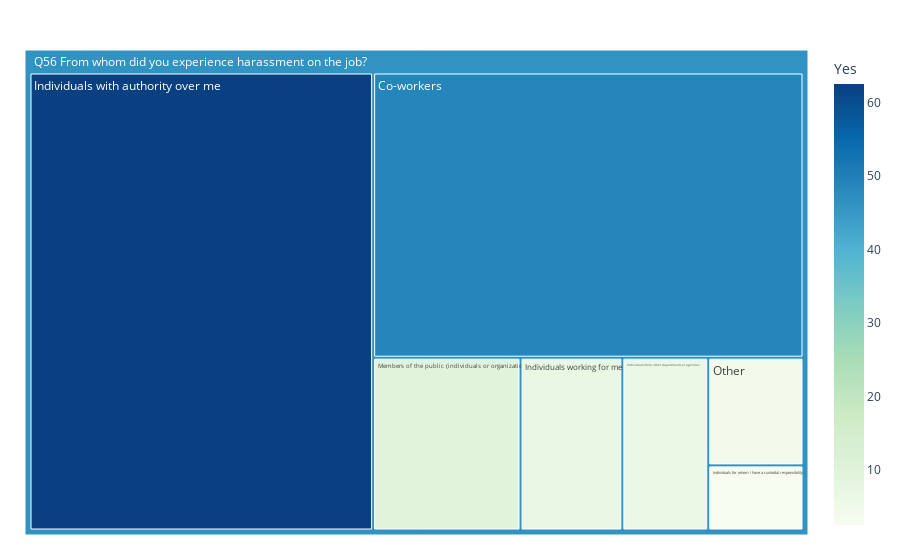

Write notebook code for a chart like this one.
### Code cell
fig = px.treemap(df_tree_map, path=[px.Constant(" Q56 From whom did you experience harassment on the job?"), 
                                    'SOURCE'], values='Yes', color='Yes'
                                    ,color_continuous_scale='GnBu')
fig.update_layout(margin = dict(t=50, l=25, r=25, b=25))
fig.show()
# plt.bar(df_tree_map['SOURCE'], df_tree_map['Yes'])
# plt.xticks(rotation=90)

### Figure 1 — Plotly figure (JSON) as saved in the notebook; plotly's stock layout.template omitted (floating-point values rounded to 4 significant figures)
{"data": [{"branchvalues": "total", "customdata": [[48.78], [2.464], [5.901], [62.55], [6.993], [10.12], [4.076], [46.15]], "domain": {"x": [0, 1], "y": [0, 1]}, "hovertemplate": "labels=%{label}<br>Yes_sum=%{value}<br>parent=%{parent}<br>id=%{id}<br>Yes=%{color}<extra></extra>", "ids": [" Q56 From whom did you experience harassment on the job?/Co-workers", " Q56 From whom did you experience harassment on the job?/Individuals for whom I have a custodial responsibility", " Q56 From whom did you experience harassment on the job?/Individuals from other departments or agencies", " Q56 From whom did you experience harassment on the job?/Individuals with authority over me", " Q56 From whom did you experience harassment on the job?/Individuals working for me", " Q56 From whom did you experience harassment on the job?/Members of the public (individuals or organizations)", " Q56 From whom did you experience harassment on the job?/Other", " Q56 From whom did you experience harassment on the job?"], "labels": ["Co-workers", "Individuals for whom I have a custodial responsibility", "Individuals from other departments or agencies", "Individuals with authority over me", "Individuals working for me", "Members of the public (individuals or organizations)", "Other", " Q56 From whom did you experience harassment on the job?"], "marker": {"coloraxis": "coloraxis", "colors": [48.78, 2.464, 5.901, 62.55, 6.993, 10.12, 4.076, 46.15]}, "name": "", "parents": [" Q56 From whom did you experience harassment on the job?", " Q56 From whom did you experience harassment on the job?", " Q56 From whom did you experience harassment on the job?", " Q56 From whom did you experience harassment on the job?", " Q56 From whom did you experience harassment on the job?", " Q56 From whom did you experience harassment on the job?", " Q56 From whom did you experience harassment on the job?", ""], "type": "treemap", "values": [48.78, 2.464, 5.901, 62.55, 6.993, 10.12, 4.076, 140.9]}], "layout": {"coloraxis": {"colorbar": {"title": {"text": "Yes"}}, "colorscale": [[0, "rgb(247,252,240)"], [0.125, "rgb(224,243,219)"], [0.25, "rgb(204,235,197)"], [0.375, "rgb(168,221,181)"], [0.5, "rgb(123,204,196)"], [0.625, "rgb(78,179,211)"], [0.75, "rgb(43,140,190)"], [0.875, "rgb(8,104,172)"], [1, "rgb(8,64,129)"]]}, "legend": {"tracegroupgap": 0}, "margin": {"b": 25, "l": 25, "r": 25, "t": 50}}}
